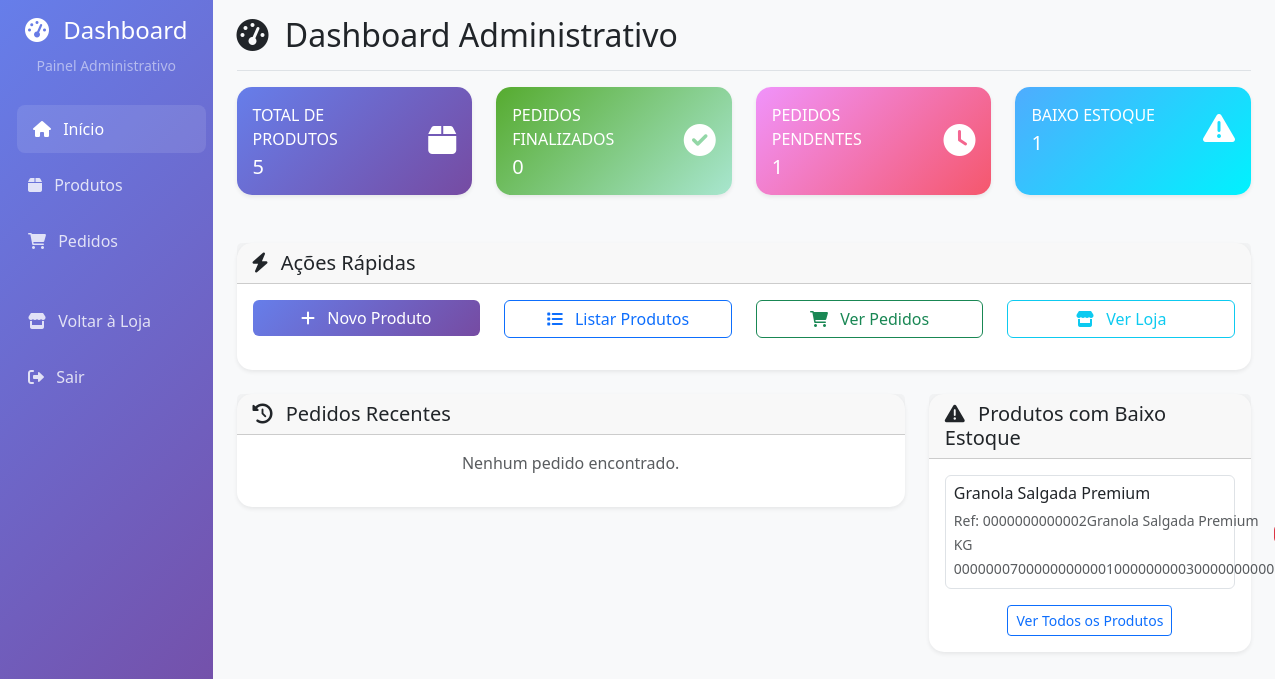
The page /dashboard/ (signed in) on the database its author committed.
### produtos/models.py (models this page shows, shortened)
class Produto(models.Model):
    UNIDADES_MEDIDA = [
        ('mg', 'Miligrama (mg)'),
        ('g', 'Grama (g)'),
        ('kg', 'Quilograma (kg)'),
        ('mm', 'Milímetro (mm)'),
        ('cm', 'Centímetro (cm)'),
        ('m', 'Metro (m)'),
        ('km', 'Quilômetro (km)'),
        ('ml', 'Mililitro (ml)'),
        ('l', 'Litro (l)'),
    ]
    nome = models.CharField(
        max_length=255,
        verbose_name="Nome do Produto",
        help_text="Nome completo do produto"
    )
    descricao = models.TextField(
        blank=True,
        null=True,
        verbose_name="Descrição",
        help_text="Descrição detalhada do produto"
    )
    quantidade = models.IntegerField(
        default=0,
        verbose_name="Quantidade em Estoque",
        help_text="Quantidade disponível em estoque"
    )
    valor = models.DecimalField(
        max_digits=10,
        decimal_places=2,
        verbose_name="Valor (R$)",
        help_text="Preço de venda do produto"
    )
    imagem = models.ImageField(
        upload_to='produtos_imagens/',
        blank=True,
        null=True,
        default='produtos_imagens/placeholder.png',
        verbose_name="Imagem do Produto"
    )
    ref = models.CharField(
        max_length=250,
        unique=True,
        blank=True,
        null=True,
        verbose_name="Referência",
        help_text="Código de referência único do produto (gerado automaticamente)"
    )
    unidade_de_medida = models.CharField(
        max_length=2,
        choices=UNIDADES_MEDIDA,
        default='kg',
        verbose_name="Unidade de Medida"
    )
    valor_da_medida = models.DecimalField(
        max_digits=100,
        decimal_places=2,
        default=0,
        verbose_name="Valor da Medida",
        help_text="Valor da unidade de medida"
    )
    categoria = models.ForeignKey(
        Categoria,
        on_delete=models.SET_NULL,
        null=True,
        blank=True,
        related_name='produtos',
        verbose_name="Categoria"
    )
    usuario_cadastro = models.ForeignKey(
        User,
        on_delete=models.SET_NULL,
        null=True,
        blank=True,
        related_name='produtos_cadastrados',
        verbose_name="Usuário que Cadastrou"
    )
    data_criacao = models.DateTimeField(auto_now_add=True, verbose_name="Data de Criação")
    data_alteracao = models.DateTimeField(auto_now=True, verbose_name="Última Alteração")
    class Meta:
        verbose_name = "Produto"
        verbose_name_plural = "Produtos"
        ordering = ['-data_criacao']

### dashboard/views.py (the view)
# urls.py: path('', views.dashboard_home, name='home'),
@login_required
@user_passes_test(is_staff_user)
def dashboard_home(request):
    total_produtos = Produto.objects.count()
    total_pedidos = Pedido.objects.filter(completo=True).count()
    pedidos_pendentes = Pedido.objects.filter(completo=False).count()
    pedidos_recentes = Pedido.objects.filter(completo=True).order_by('-data_pedido')[:5]
    produtos_baixo_estoque = Produto.objects.filter(quantidade__lte=5).order_by('quantidade')[:5]
    context = {
        'total_produtos': total_produtos,
        'total_pedidos': total_pedidos,
        'pedidos_pendentes': pedidos_pendentes,
        'pedidos_recentes': pedidos_recentes,
        'produtos_baixo_estoque': produtos_baixo_estoque,
    }
    return render(request, 'dashboard/home.html', context)

### dashboard/views.py (called while the page is built)
def is_staff_user(user):
    return user.is_staff

### dashboard/templates/dashboard/home.html (shortened to what this page needs)
{% extends 'dashboard/base.html' %}
{% block page_title %}
    <i class="fas fa-tachometer-alt me-2"></i>
    Dashboard Administrativo
{% endblock %}
{% block content %}
    <div class="row mb-4">
        <div class="col-xl-3 col-md-6 mb-4">
            <div class="card stats-card h-100">
                <div class="card-body">
                    <div class="row no-gutters align-items-center">
                        <div class="col mr-2">
                            <div class="text-xs font-weight-bold text-uppercase mb-1">
                                Total de Produtos
                            </div>
                            <div class="h5 mb-0 font-weight-bold">{{ total_produtos }}</div>
                        </div>
                        <div class="col-auto">
                            <i class="fas fa-box fa-2x"></i>
                        </div>
                    </div>
                </div>
            </div>
        </div>
        <div class="col-xl-3 col-md-6 mb-4">
            <div class="card stats-card-success h-100">
                <div class="card-body">
                    <div class="row no-gutters align-items-center">
                        <div class="col mr-2">
                            <div class="text-xs font-weight-bold text-uppercase mb-1">
                                Pedidos Finalizados
                            </div>
                            <div class="h5 mb-0 font-weight-bold">{{ total_pedidos }}</div>
                        </div>
                        <div class="col-auto">
                            <i class="fas fa-check-circle fa-2x"></i>
                        </div>
                    </div>
                </div>
            </div>
        </div>
        <div class="col-xl-3 col-md-6 mb-4">
            <div class="card stats-card-warning h-100">
                <div class="card-body">
                    <div class="row no-gutters align-items-center">
                        <div class="col mr-2">
                            <div class="text-xs font-weight-bold text-uppercase mb-1">
                                Pedidos Pendentes
                            </div>
                            <div class="h5 mb-0 font-weight-bold">{{ pedidos_pendentes }}</div>
                        </div>
                        <div class="col-auto">
                            <i class="fas fa-clock fa-2x"></i>
                        </div>
                    </div>
                </div>
            </div>
        </div>
        <div class="col-xl-3 col-md-6 mb-4">
            <div class="card stats-card-info h-100">
                <div class="card-body">
                    <div class="row no-gutters align-items-center">
                        <div class="col mr-2">
                            <div class="text-xs font-weight-bold text-uppercase mb-1">
                                Baixo Estoque
                            </div>
                            <div class="h5 mb-0 font-weight-bold">{{ produtos_baixo_estoque.count }}</div>
                        </div>
                        <div class="col-auto">
                            <i class="fas fa-exclamation-triangle fa-2x"></i>
                        </div>
                    </div>
                </div>
            </div>
        </div>
    </div>
    <div class="row mb-4">
        <div class="col-12">
            <div class="card">
                <div class="card-header">
                    <h5 class="card-title mb-0">
                        <i class="fas fa-bolt me-2"></i>
                        Ações Rápidas
                    </h5>
                </div>
                <div class="card-body">
                    <div class="row">
                        <div class="col-md-3 mb-3">
                            <a href="{% url 'dashboard:produto_create' %}" class="btn btn-primary w-100">
                                <i class="fas fa-plus me-2"></i>
                                Novo Produto
                            </a>
                        </div>
                        <div class="col-md-3 mb-3">
                            <a href="{% url 'dashboard:produtos_list' %}" class="btn btn-outline-primary w-100">
                                <i class="fas fa-list me-2"></i>
                                Listar Produtos
                            </a>
                        </div>
                        <div class="col-md-3 mb-3">
                            <a href="{% url 'dashboard:pedidos_list' %}" class="btn btn-outline-success w-100">
                                <i class="fas fa-shopping-cart me-2"></i>
                                Ver Pedidos
                            </a>
                        </div>
                        <div class="col-md-3 mb-3">
                            <a href="{% url 'home' %}" class="btn btn-outline-info w-100">
                                <i class="fas fa-store me-2"></i>
                                Ver Loja
                            </a>
                        </div>
                    </div>
                </div>
            </div>
        </div>
    </div>
    <div class="row">
        <div class="col-lg-8 mb-4">
            <div class="card">
                <div class="card-header">
                    <h5 class="card-title mb-0">
                        <i class="fas fa-history me-2"></i>
                        Pedidos Recentes
                    </h5>
                </div>
                <div class="card-body">
                    {% if pedidos_recentes %}
                        <div class="table-responsive">
                            <table class="table table-hover">
                                <thead>
                                    <tr>
                                        <th>ID</th>
                                        <th>Cliente</th>
                                        <th>Data</th>
                                        <th>Total</th>
                                        <th>Status</th>
                                        <th>Ações</th>
                                    </tr>
                                </thead>
                                <tbody>
                                    {% for pedido in pedidos_recentes %}
                                    <tr>
                                        <td><strong>#{{ pedido.id }}</strong></td>
                                        <td>{{ pedido.usuario.username|default:"Anônimo" }}</td>
                                        <td>{{ pedido.data_pedido|date:"d/m/Y H:i" }}</td>
                                        <td><strong>R$ {{ pedido.get_carrinho_total|floatformat:2 }}</strong></td>
                                        <td>
                                            {% if pedido.completo %}
                                                <span class="badge bg-success">Finalizado</span>
                                            {% else %}
                                                <span class="badge bg-warning">Pendente</span>
                                            {% endif %}
                                        </td>
                                        <td>
                                            <a href="{% url 'dashboard:pedido_detail' pedido.id %}"
                                               class="btn btn-sm btn-outline-primary">
                                                <i class="fas fa-eye"></i>
                                            </a>
                                        </td>
                                    </tr>
                                    {% endfor %}
                                </tbody>
                            </table>
                        </div>
                    {% else %}
                        <p class="text-muted text-center">Nenhum pedido encontrado.</p>
                    {% endif %}
                </div>
            </div>
        </div>
        <div class="col-lg-4 mb-4">
            <div class="card">
                <div class="card-header">
                    <h5 class="card-title mb-0">
                        <i class="fas fa-exclamation-triangle me-2"></i>
                        Produtos com Baixo Estoque
                    </h5>
                </div>
                <div class="card-body">
                    {% if produtos_baixo_estoque %}
                        {% for produto in produtos_baixo_estoque %}
                        <div class="d-flex justify-content-between align-items-center mb-3 p-2 border rounded">
                            <div>
                                <h6 class="mb-1">{{ produto.nome }}</h6>
                                <small class="text-muted">Ref: {{ produto.ref }}</small>
                            </div>
                        </div>
                        {% endfor %}
                        <div class="text-center mt-3">
                            <a href="{% url 'dashboard:produtos_list' %}?search=" class="btn btn-sm btn-outline-primary">
                                Ver Todos os Produtos
                            </a>
                        </div>
                    {% else %}
                        <p class="text-muted text-center">Todos os produtos têm estoque adequado.</p>
                    {% endif %}
                </div>
            </div>
        </div>
    </div>
{% endblock %}

### dashboard/templates/dashboard/base.html (style rules this page uses)
.card { border: none; border-radius: 15px; box-shadow: 0 0.125rem 0.25rem rgba(0, 0, 0, 0.075); transition: transform 0.2s ease, box-shadow 0.2s ease; }
.stats-card { background: linear-gradient(135deg, #667eea 0%, #764ba2 100%); color: white; }
.stats-card-success { background: linear-gradient(135deg, #56ab2f 0%, #a8e6cf 100%); color: white; }
.stats-card-warning { background: linear-gradient(135deg, #f093fb 0%, #f5576c 100%); color: white; }
.stats-card-info { background: linear-gradient(135deg, #4facfe 0%, #00f2fe 100%); color: white; }
.btn-primary { background: linear-gradient(135deg, #667eea 0%, #764ba2 100%); border: none; }

### rows shown on the page
Produto: nome "Granola Salgada Premium", ref "0000000000002Granola Salgada Premium KG 0000000700000000000100000000030000000000"

### other values the page prints
{{ total_produtos }} "5"
{{ total_pedidos }} "0"
{{ pedidos_pendentes }} "1"
{{ produtos_baixo_estoque.count }} "1"
